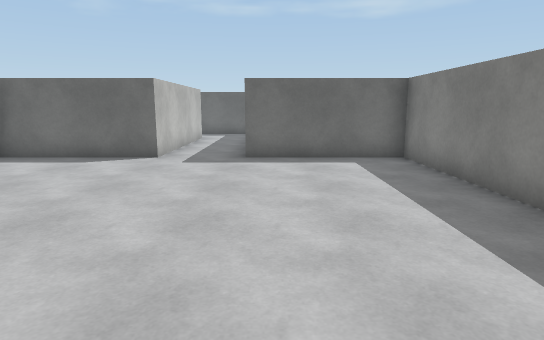
[1] (above)

16 first-person views from a walk through a scene from a Unity 3-D project. The camera is 1.4 m above the floor, tilts 10° down and sees 75° across. The floor is counted in squares, 1 m on a side. Each view is taken from the middle of a square. On the plan, view 1 faces up. The plan holds only what a view shows up to about 15 squares ahead; the rest is blank. The place goes on beyond the plan. The player is left out. Surface patterns are stand-ins for the level's own textures.

[2]
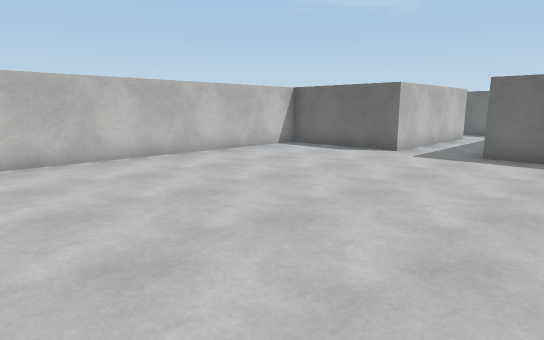

[3]
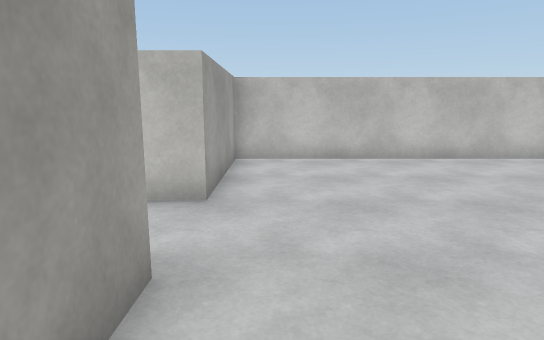

[4]
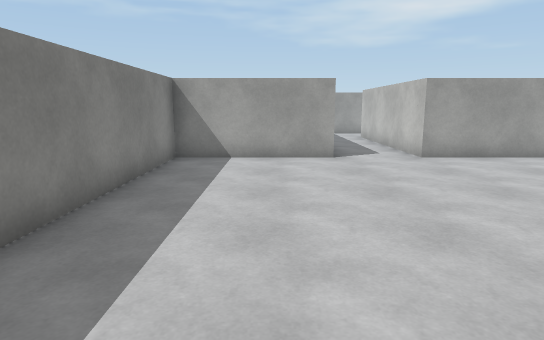

[5]
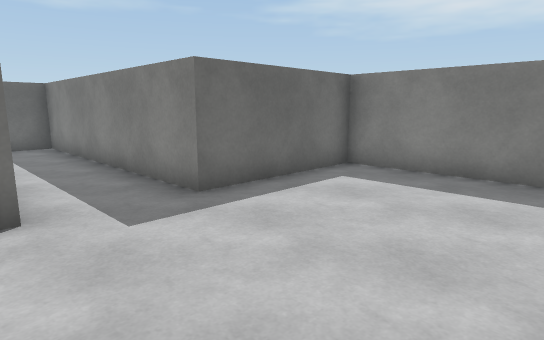

[6]
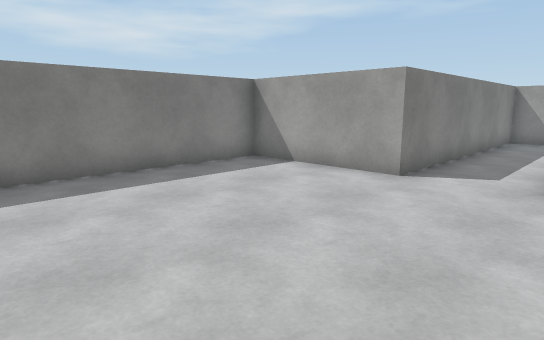

[7]
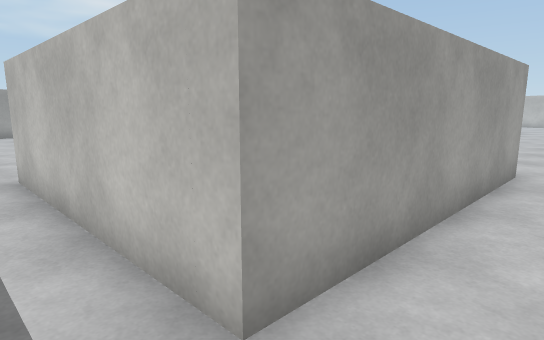

[8]
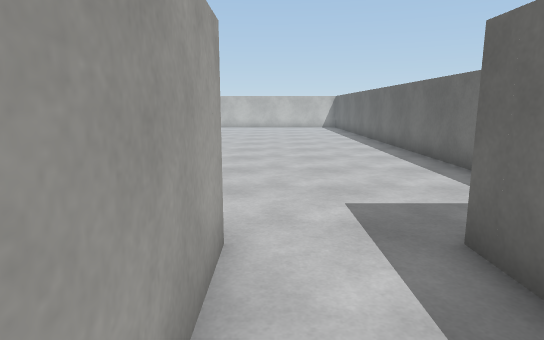

[9]
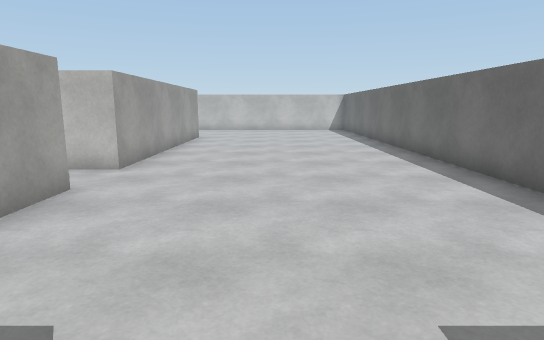

[10]
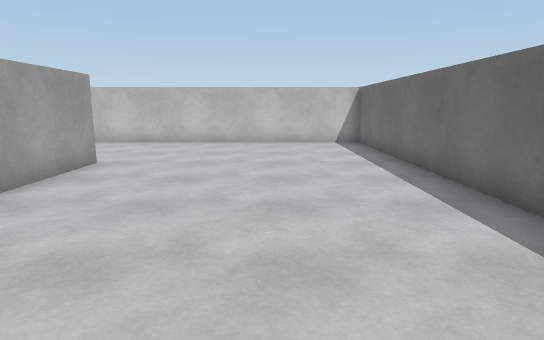

[11]
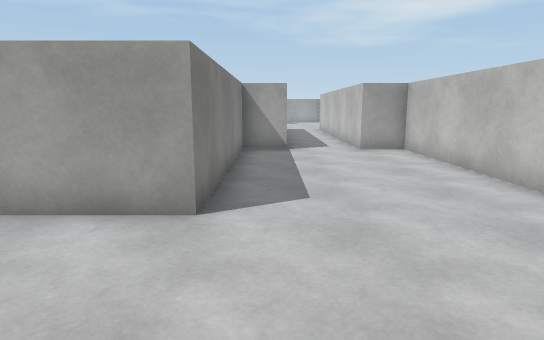

[12]
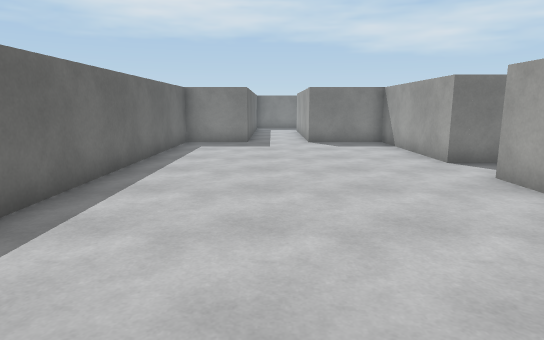

[13]
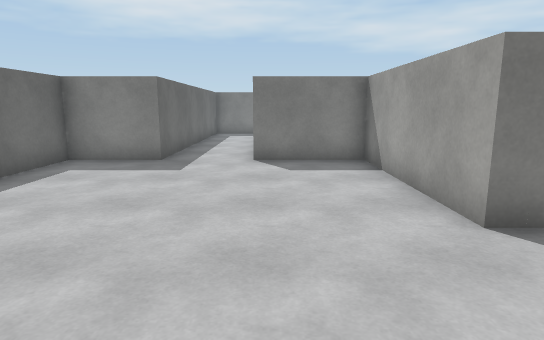

[14]
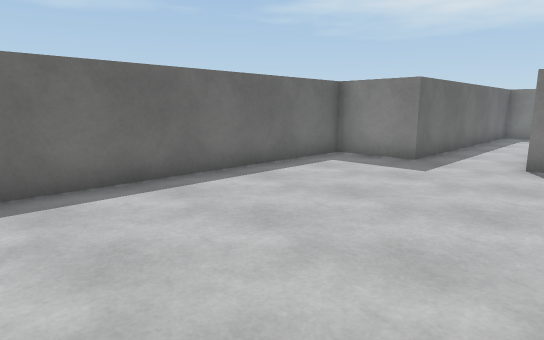

[15]
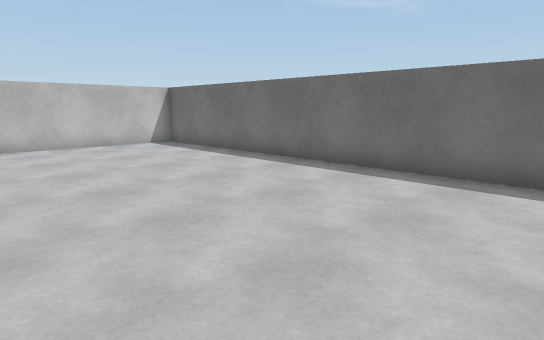

[16]
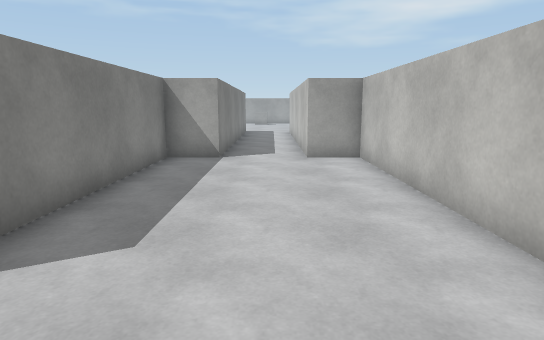

### Floor plan
Points are (right, up) in squares from view 1. A wall is a line through its corners. A room is listed if a view was taken in it or the views show most of it. See-through windows are left out.
Room 1 (views 1, 2, 3, 4, 5, 6)
walls: (-0.7, -2) (3.7, -2) (3.7, 10) (-0.7, 10) (-0.7, 16.5); (-3.3, 16.5) (-3.3, 10) (-7.7, 10) (-7.7, -2) (-3.3, -2)
ways out: opening at (-2, 17) to room 2; opening at (-2, -2)
Room 2 (views 7, 8, 9, 10, 11, 12, 13, 14, 15, 16)
walls: (-16, 13.5) (-10.5, 13.5) (-10.5, 16.5) (-3.3, 16.5); (-28.5, 6) (-27, 6) (-27, 13.5) (-18, 13.5); (-0.7, 16.5) (-0.7, 19) (-10.5, 19) (-10.5, 21.5) (-32.5, 21.5) (-32.5, 6) (-31, 6)
ways out: opening at (-2, 17) to room 1; opening at (-29.5, 7); opening at (-17, 14)

Positions as (right, up) in squares from view 1, and headings:
1: (0, 0), facing up
2: (2, -1), facing up-left
3: (2, -1), facing left
4: (1, 8), facing down
5: (-4, 5), facing up-right
6: (-4, 5), facing down-right
7: (-2, 18), facing down-left
8: (-7, 17), facing left
9: (-10, 17), facing left
10: (-18, 18), facing left
11: (-28, 18), facing down
12: (-25, 18), facing right
13: (-20, 16), facing right
14: (-20, 15), facing up-right
15: (-19, 14), facing up-left
16: (-30, 16), facing down
